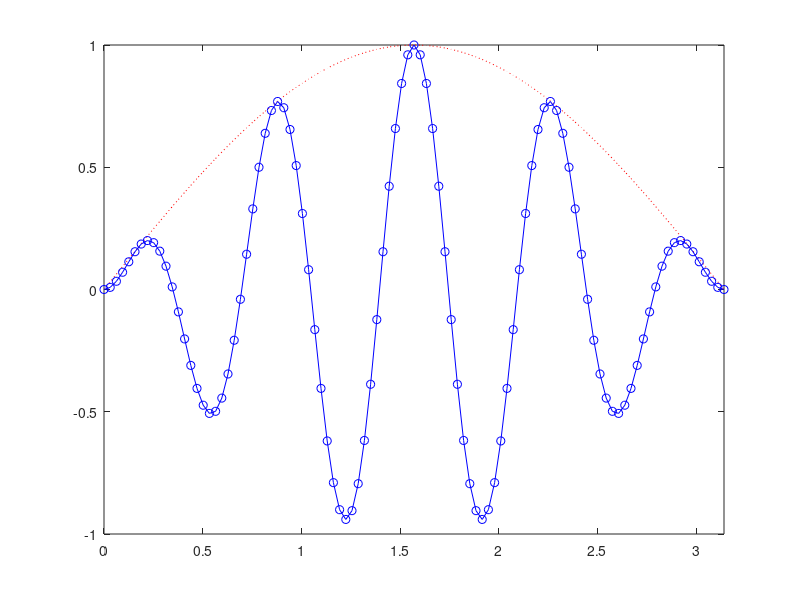
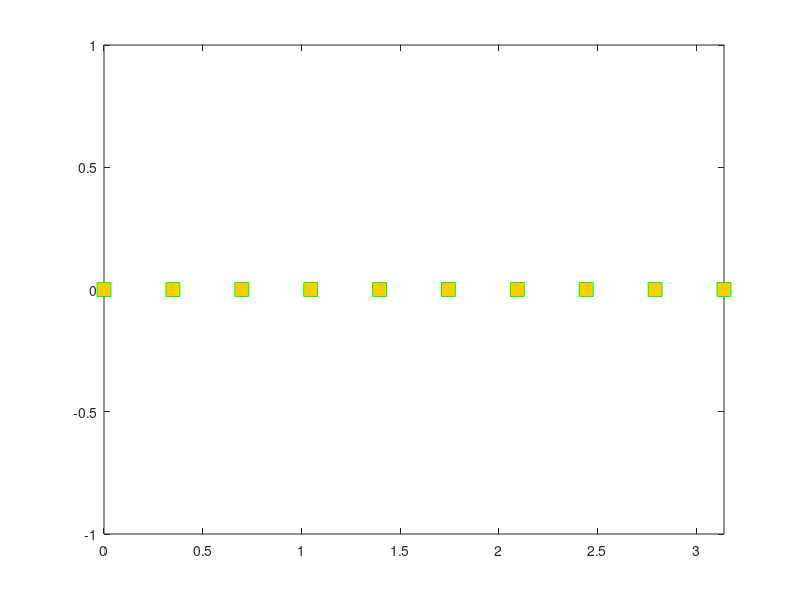

The MATLAB script that drew these images, in order:
function ho()

t=(0:pi/100:pi);
y1=sin(t);
y2=sin(t).*sin(9*t);
t3=pi*(0:9)/9;
y3=sin(t3).*sin(9*t3);

plot(t,y1,'r:',t,y2,'-bo')
axis([0,pi,-1,1])
hold on
figure(2)
%hold on
plot(t3,y3,'s','MarkerSize',10,'MarkerEdgeColor',[0,1,0],'MarkerFaceColor',[1,0.8,0])
axis([0,pi,-1,1])
%hold off
